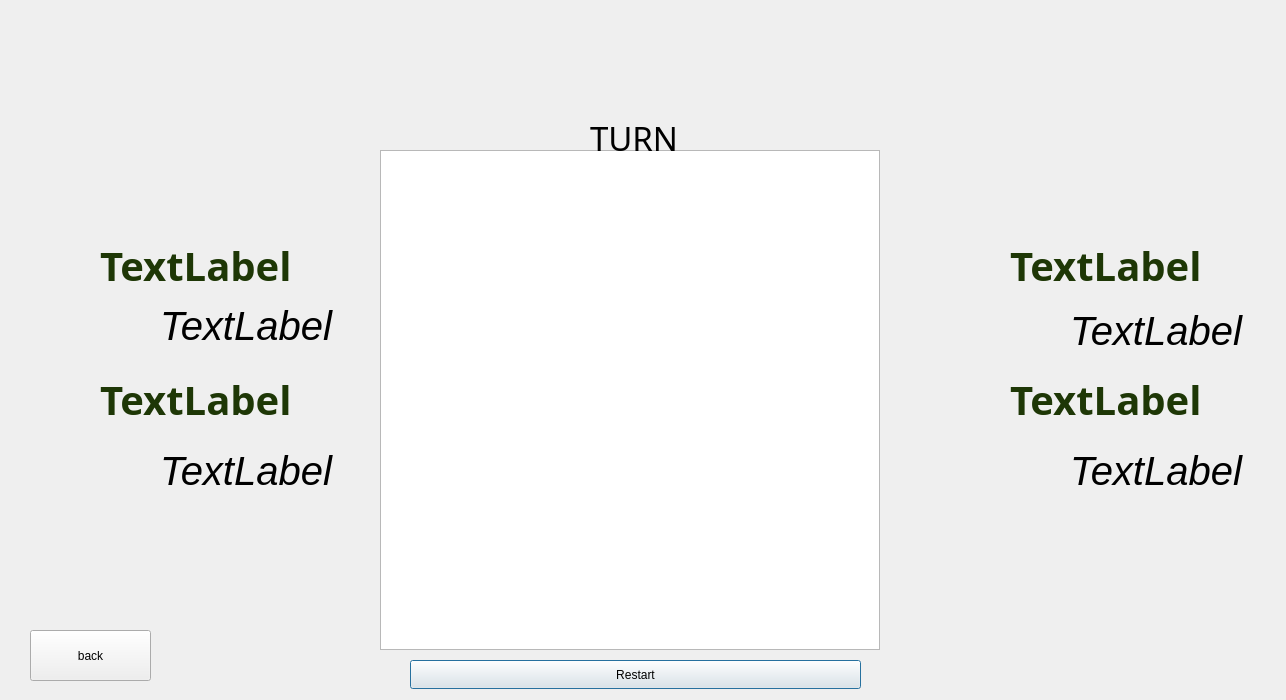
<?xml version="1.0" encoding="UTF-8"?>
<ui version="4.0">
 <class>GameWindow</class>
 <widget class="QDialog" name="GameWindow">
  <property name="geometry">
   <rect>
    <x>0</x>
    <y>0</y>
    <width>1286</width>
    <height>700</height>
   </rect>
  </property>
  <property name="windowTitle">
   <string>Dialog</string>
  </property>
  <widget class="QGraphicsView" name="graphicsView">
   <property name="geometry">
    <rect>
     <x>380</x>
     <y>150</y>
     <width>500</width>
     <height>500</height>
    </rect>
   </property>
  </widget>
  <widget class="QLabel" name="player1RemindedPieces">
   <property name="geometry">
    <rect>
     <x>1070</x>
     <y>290</y>
     <width>221</width>
     <height>81</height>
    </rect>
   </property>
   <property name="font">
    <font>
     <pointsize>30</pointsize>
     <italic>true</italic>
    </font>
   </property>
   <property name="text">
    <string>TextLabel</string>
   </property>
  </widget>
  <widget class="QLabel" name="player2RemindedPieces">
   <property name="geometry">
    <rect>
     <x>1070</x>
     <y>430</y>
     <width>221</width>
     <height>81</height>
    </rect>
   </property>
   <property name="font">
    <font>
     <pointsize>30</pointsize>
     <italic>true</italic>
    </font>
   </property>
   <property name="text">
    <string>TextLabel</string>
   </property>
  </widget>
  <widget class="QLabel" name="Player1Score">
   <property name="geometry">
    <rect>
     <x>160</x>
     <y>290</y>
     <width>211</width>
     <height>71</height>
    </rect>
   </property>
   <property name="font">
    <font>
     <pointsize>30</pointsize>
     <italic>true</italic>
    </font>
   </property>
   <property name="text">
    <string>TextLabel</string>
   </property>
  </widget>
  <widget class="QLabel" name="Player2Score">
   <property name="geometry">
    <rect>
     <x>160</x>
     <y>430</y>
     <width>221</width>
     <height>81</height>
    </rect>
   </property>
   <property name="font">
    <font>
     <pointsize>30</pointsize>
     <italic>true</italic>
    </font>
   </property>
   <property name="text">
    <string>TextLabel</string>
   </property>
  </widget>
  <widget class="QLabel" name="Player1">
   <property name="geometry">
    <rect>
     <x>100</x>
     <y>245</y>
     <width>191</width>
     <height>41</height>
    </rect>
   </property>
   <property name="font">
    <font>
     <family>Sakkal Majalla</family>
     <pointsize>30</pointsize>
     <bold>true</bold>
    </font>
   </property>
   <property name="styleSheet">
    <string notr="true">color:rgb(30, 55, 6)</string>
   </property>
   <property name="text">
    <string>TextLabel</string>
   </property>
  </widget>
  <widget class="QLabel" name="Player2">
   <property name="geometry">
    <rect>
     <x>100</x>
     <y>374</y>
     <width>191</width>
     <height>51</height>
    </rect>
   </property>
   <property name="font">
    <font>
     <family>Sakkal Majalla</family>
     <pointsize>30</pointsize>
     <bold>true</bold>
    </font>
   </property>
   <property name="styleSheet">
    <string notr="true">color:rgb(30, 55, 6)</string>
   </property>
   <property name="text">
    <string>TextLabel</string>
   </property>
  </widget>
  <widget class="QLabel" name="Player1R">
   <property name="geometry">
    <rect>
     <x>1010</x>
     <y>240</y>
     <width>191</width>
     <height>51</height>
    </rect>
   </property>
   <property name="font">
    <font>
     <family>Sakkal Majalla</family>
     <pointsize>30</pointsize>
     <bold>true</bold>
    </font>
   </property>
   <property name="styleSheet">
    <string notr="true">color:rgb(30, 55, 6)</string>
   </property>
   <property name="text">
    <string>TextLabel</string>
   </property>
  </widget>
  <widget class="QLabel" name="Player2R">
   <property name="geometry">
    <rect>
     <x>1010</x>
     <y>374</y>
     <width>191</width>
     <height>51</height>
    </rect>
   </property>
   <property name="font">
    <font>
     <family>Sakkal Majalla</family>
     <pointsize>30</pointsize>
     <bold>true</bold>
    </font>
   </property>
   <property name="styleSheet">
    <string notr="true">color:rgb(30, 55, 6)</string>
   </property>
   <property name="text">
    <string>TextLabel</string>
   </property>
  </widget>
  <widget class="QLabel" name="TurnLabel">
   <property name="geometry">
    <rect>
     <x>590</x>
     <y>117</y>
     <width>481</width>
     <height>41</height>
    </rect>
   </property>
   <property name="font">
    <font>
     <family>Sakkal Majalla</family>
     <pointsize>25</pointsize>
    </font>
   </property>
   <property name="text">
    <string>TURN</string>
   </property>
  </widget>
  <widget class="QPushButton" name="RestartButton">
   <property name="geometry">
    <rect>
     <x>410</x>
     <y>660</y>
     <width>451</width>
     <height>29</height>
    </rect>
   </property>
   <property name="text">
    <string>Restart</string>
   </property>
  </widget>
  <widget class="QPushButton" name="backButton">
   <property name="geometry">
    <rect>
     <x>30</x>
     <y>630</y>
     <width>121</width>
     <height>51</height>
    </rect>
   </property>
   <property name="text">
    <string>back</string>
   </property>
  </widget>
  <widget class="QLabel" name="label_2">
   <property name="geometry">
    <rect>
     <x>250</x>
     <y>240</y>
     <width>51</width>
     <height>51</height>
    </rect>
   </property>
   <property name="text">
    <string>&lt;html&gt;&lt;head/&gt;&lt;body&gt;&lt;p&gt;&lt;img src=&quot;:/BoardDisks/OthelloDisks/DarkDisk-display.jpg&quot;/&gt;&lt;/p&gt;&lt;/body&gt;&lt;/html&gt;</string>
   </property>
  </widget>
  <widget class="QLabel" name="label_3">
   <property name="geometry">
    <rect>
     <x>250</x>
     <y>375</y>
     <width>61</width>
     <height>51</height>
    </rect>
   </property>
   <property name="text">
    <string>&lt;html&gt;&lt;head/&gt;&lt;body&gt;&lt;p&gt;&lt;img src=&quot;:/BoardDisks/OthelloDisks/WhiteDisk-display.jpg&quot;/&gt;&lt;/p&gt;&lt;/body&gt;&lt;/html&gt;</string>
   </property>
  </widget>
  <widget class="QLabel" name="label_6">
   <property name="geometry">
    <rect>
     <x>1160</x>
     <y>240</y>
     <width>51</width>
     <height>51</height>
    </rect>
   </property>
   <property name="text">
    <string>&lt;html&gt;&lt;head/&gt;&lt;body&gt;&lt;p&gt;&lt;img src=&quot;:/BoardDisks/OthelloDisks/DarkDisk-display.jpg&quot;/&gt;&lt;/p&gt;&lt;/body&gt;&lt;/html&gt;</string>
   </property>
  </widget>
  <widget class="QLabel" name="label_4">
   <property name="geometry">
    <rect>
     <x>1160</x>
     <y>375</y>
     <width>61</width>
     <height>51</height>
    </rect>
   </property>
   <property name="text">
    <string>&lt;html&gt;&lt;head/&gt;&lt;body&gt;&lt;p&gt;&lt;img src=&quot;:/BoardDisks/OthelloDisks/WhiteDisk-display.jpg&quot;/&gt;&lt;/p&gt;&lt;/body&gt;&lt;/html&gt;</string>
   </property>
  </widget>
 </widget>
 <resources/>
 <connections/>
</ui>
